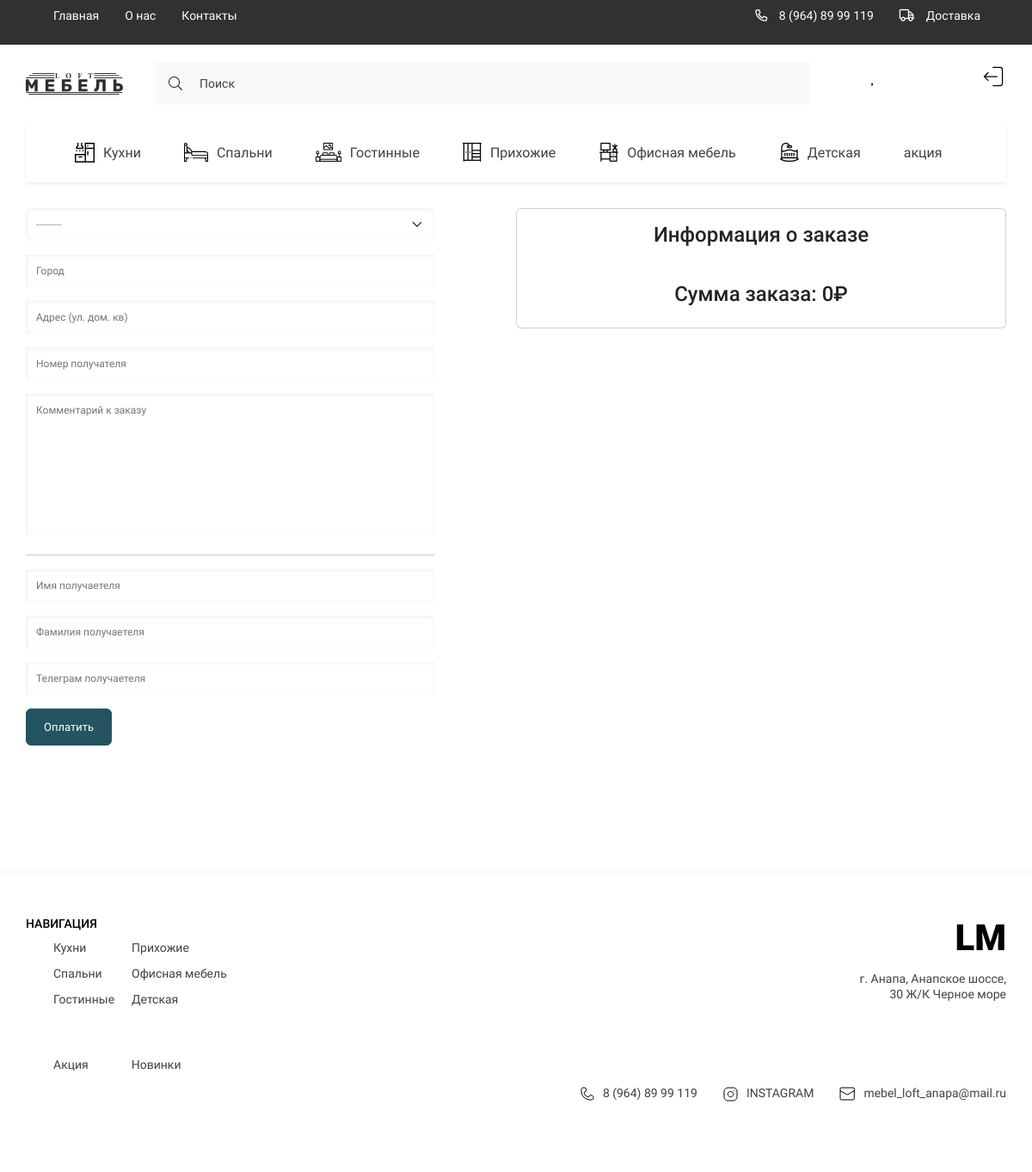
Page /checkout/ (signed in) on the committed database.
### loft/models.py (models this page shows, shortened)
class Category(models.Model):
    title = models.CharField(max_length=150, verbose_name='Категория')
    icon = models.ImageField(upload_to='icons/', blank=True, null=True, verbose_name='Иконка')
    slug = models.SlugField(unique=True, null=True)
    parent = models.ForeignKey('self', on_delete=models.CASCADE, null=True, blank=True,
                               related_name='subcategories', verbose_name='Родитель')
    def get_absolute_url(self):
        return reverse('category', kwargs={'slug': self.slug})
    def get_icon(self):
        if self.icon:
            return self.icon.url
        else:
            return '-'
    class Meta:
        verbose_name = 'Категории'
        verbose_name_plural = 'Категории'

class Region(models.Model):
    region = models.CharField(max_length=100, verbose_name='Регион')
    def __str__(self):
        return self.region
    class Meta:
        verbose_name = 'Регион'
        verbose_name_plural = 'Регионы'

class Order(models.Model):
    customer = models.ForeignKey(Customer, on_delete=models.SET_NULL, null=True, verbose_name='Покупатель')
    created_at = models.DateTimeField(auto_now_add=True, verbose_name='Дата заказа')
    is_completed = models.BooleanField(default=False, verbose_name='Статус заказа')
    shipping = models.BooleanField(default=False, verbose_name='Доставка')
    class Meta:
        verbose_name = 'Заказ'
        verbose_name_plural = 'Заказы'
    @property  # метод который подсчитывает общую стоимость заказа
    def get_cart_total_price(self):
        order_products = self.orderproduct_set.all()
        total_price = sum([product.get_total_price for product in order_products])  # считаем обш стоимость чека
        return total_price
    @property  # метод который подсчитывает общее кол-во товара
    def get_cart_total_quantity(self):
        order_products = self.orderproduct_set.all()
        total_quantity = sum([product.quantity for product in order_products])
        return total_quantity

### loft/views.py (the view)
# urls.py: path('checkout/', checkout, name='checkout'),
def checkout(request):
    if not request.user.is_authenticated:
        return redirect('login')
    else:
        cart_info = get_cart_data(request)
        context = {
            'cart_total_quantity': cart_info['cart_total_quantity'],
            'order': cart_info['order'],
            'items': cart_info['order_products'],
            'customer_form': CustomerForm(),
            'shipping_form': ShippingForm(),
            'title': 'Оформление Заказа'
        }
        return render(request, 'loft/checkout.html', context)

### loft/forms.py
class CustomerForm(forms.ModelForm):
    class Meta:
        model = Customer
        fields = ('first_name', 'last_name', 'telegram')
        widgets = {
            'first_name': forms.TextInput(attrs={
                'class': 'contact__section-input',
                'placeholder': 'Имя получаетеля'
            }),
            'last_name': forms.TextInput(attrs={
                'class': 'contact__section-input',
                'placeholder': 'Фамилия получаетеля'
            }),
            'telegram': forms.TextInput(attrs={
                'class': 'contact__section-input',
                'placeholder': 'Телеграм получаетеля'
            })
        }

class ShippingForm(forms.ModelForm):
    class Meta:
        model = ShippingAddress
        fields = ('region', 'city', 'address', 'phone', 'comment')
        widgets = {
            'region': forms.Select(attrs={
                'class': 'form-select contact__section-input',
                'placeholder': 'Регион'
            }),
            'city': forms.TextInput(attrs={
                'class': 'contact__section-input',
                'placeholder': 'Город'
            }),
            'address': forms.TextInput(attrs={
                'class': 'contact__section-input',
                'placeholder': 'Адрес (ул. дом. кв)'
            }),
            'phone': forms.TextInput(attrs={
                'class': 'contact__section-input',
                'placeholder': 'Номер получателя'
            }),
            'comment': forms.Textarea(attrs={
                'class': 'contact__section-input',
                'placeholder': 'Комментарий к заказу'
            })
        }

### loft/templatetags/loft_tags.py (called while the page is built)
@register.simple_tag()
def get_categories():
    return Category.objects.filter(parent=None)

@register.simple_tag()
def get_normal_price(price):
    return f"{price:_}".replace("_", " ")

### loft/utils.py (called while the page is built)
def get_cart_data(request):
    cart = CartForAuthenticatedUser(request)
    cart_info = cart.get_cart_info()
    return cart_info

### loft/templates/loft/checkout.html (shortened to what this page needs)
{% extends 'base.html' %}
{% load loft_tags %}
{% block main %}
<main class="main">
    <div class="container">
        <div class="d-flex justify-content-between">
            <div class="col-5">
                <form action="{% url 'payment' %}" method="post">
                    {{ shipping_form.as_p }}
                    <hr>
                    {{ customer_form.as_p }}
                    <button class="btn" type="submit">Оплатить</button>
                </form>
            </div>
            <div class="col-6">
                    <div class="card p-3">
                        <h4 class="text-center">Информация о заказе</h4>
                        <div class="card-body">
                        </div>
                        <h4 class="text-center">Сумма заказа: {% get_normal_price order.get_cart_total_price %}₽</h4>
                    </div>
            </div>
        </div>
    </div>
</main>
{% endblock main %}

### templates/components_base/_header_categories.html
{% load loft_tags %}
<ul class="header__list _categories">
    {% get_categories as categories %}
    {% for category in categories %}
    <li>
        <a href="{{ category.get_absolute_url }}" class="header__list-links">
                                <span class="header__list-img">
                                    <img src="{{ category.get_icon }}" alt="icons">
                                </span>
            {{ category.title }}
        </a>
    </li>
    {% endfor %}
    <li>
        <a href="#!" class="header__list-links">
            акция
        </a>
    </li>
</ul>

### templates/layout/footer.html
{% load static %}
{% load loft_tags %}
<footer class="footer">
        <div class="container">
            <div class="footer__content">
                <div class="footer__navigate">
                    <div class="footer__navigate-part">
                        <h2 class="footer__navigate-title">НАВИГАЦИЯ</h2>
                        <div class="footer__navigate-lists">
                            <ul class="footer__navigate-list">
                                {% get_categories as categories %}
                                {% for category in categories %}
                                <li><a href="#!" class="footer__navigate-links">{{ category.title }}</a></li>
                                {% endfor %}
                            </ul>
                        </div>
                    </div>
                    <div class="footer__navigate-part _right">
                        <a href="./index.html" class="footer__logo">LM</a>
                        <p class="footer__adress">г. Анапа, Анапское шоссе, 30 Ж/К Черное море</p>
                    </div>
                </div>
                <div class="footer__social">
                    <ul class="footer__navigate-list _short">
                        <li><a href="#!" class="footer__navigate-links">Акция</a></li>
                        <li><a href="#!" class="footer__navigate-links">Новинки</a></li>
                    </ul>
                    <ul class="footer__social-list">
                        <li>
                            <a href="tel:89648999119" class="footer__social-links">
                                <img src="{% static 'loft/assets/icons/phone.svg' %}" alt="phone">
                                8 (964) 89 99 119
                            </a>
                        </li>
                        <li>
                            <a href="https://www.instagram.com/" target="_blank" class="footer__social-links">
                                <img src="{% static 'loft/assets/icons/inst.svg' %}" alt="insta">
                                INSTAGRAM
                            </a>
                        </li>
                        <li>
                            <a href="mailto:mebel_loft_anapa@mail.ru" target="_blank" class="footer__social-links">
                                <img src="{% static 'loft/assets/icons/mail.svg' %}" alt="mail">
                                mebel_loft_anapa@mail.ru
                            </a>
                        </li>
                    </ul>
                </div>
            </div>
        </div>
    </footer>

### loft/static/loft/style/style.css (style rules this page uses)
:root { --containerWidth: 1140px; --primaryColor: #414141; --primaryFont: 'Roboto'; --mainColor: #245462; }
* { padding: 0; margin: 0; box-sizing: border-box; text-decoration: none; list-style: none; font-family: var(--primaryFont); }
.container { width: 100%; max-width: calc(var(--containerWidth) + 30px); margin: 0 auto; padding: 0 15px; }
.btn { outline: none; border: none; padding: 13px 20px; font-style: normal; font-weight: normal; font-size: 13px; line-height: 15px; background: var(--mainColor); border: 1px solid var(--mainColor); transition: color .3s linear, background .3s linear; color: #FFFFFF; }
.nav__content-bars, ._categories, .nav__list-links>img, .nav__bars-open, ._truck { display: none; }
.header__list { display: flex; justify-content: space-between; align-items: center; }
.header__list._categories { justify-content: flex-start; width: 100%; overflow-x: scroll; background: #FFFFFF; box-shadow: 0px 2px 4px rgba(0, 0, 0, 0.07); margin-bottom: 30px; }
.header__list-links { padding: 24px 25px; display: flex; justify-content: center; align-items: center; height: 70px; transition: background .3s linear, color .3s linear; width: max-content; font-family: 'Roboto'; font-size: 16px; line-height: 19px; color: #414141; }
.header__list-links img { margin-right: 10px; min-width: 18px; transition: filter .3s linear; }
.main { width: 100%; flex-grow: 1; padding-bottom: 150px; }
.contact__section-input, .contact__section-message { width: 100%; font-style: normal; font-weight: normal; font-size: 12px; line-height: 14px; resize: none; color: #969696; padding: 12px; box-shadow: inset 1px 1px 5px rgba(0, 0, 0, 0.07); border: none; outline: none; }
.footer { width: 100%; padding: 49px 0 32px; background: #FFFFFF; box-shadow: 0px -4px 10px rgba(0, 0, 0, 0.03); }
.footer__content { width: 100%; display: flex; flex-direction: column; justify-content: center; }
.footer__navigate { display: flex; width: 100%; justify-content: space-between; margin-bottom: 35px; }
.footer__navigate-part._right { text-align: right; }
.footer__navigate-title { font-weight: 500; font-size: 14px; line-height: 126.69%; color: #000000; margin-bottom: 10px; text-transform: uppercase; }
.footer__navigate-lists { display: flex; }
.footer__navigate-list { display: flex; flex-direction: column; height: 85px; flex-wrap: wrap; justify-content: space-between; }
.footer__navigate-list li { margin-right: 20px; }
.footer__navigate-list._short { flex-direction: row; }
.footer__navigate-list:not(:last-child) { margin-right: 50px; }
.footer__navigate-links { font-size: 14px; line-height: 126.69%; color: #414141; display: block; margin-bottom: 7.24px; transition: color .3s linear; }
.footer__logo { font-weight: 900; font-size: 42px; line-height: 49px; color: #000000; display: block; margin-bottom: 15px; }
.footer__adress { font-size: 14px; line-height: 126.69%; text-align: right; color: #414141; width: 100%; max-width: 171px; }
.footer__navigate-list._short .footer__navigate-links { margin: 0 30px 0 0; }
.footer__navigate-list._short li:last-child .footer__navigate-links { margin: 0; }
.footer__social { display: flex; justify-content: space-between; width: 100%; }
.footer__social-list { display: flex; justify-content: center; text-align: right; align-items: center; }
.footer__social-links { display: flex; justify-content: center; align-items: center; font-size: 14px; line-height: 126.69%; color: #414141; margin-right: 30px; }
.footer__social-list li:last-child .footer__social-links { margin-right: 0; }
.footer__social-links img { margin-right: 10px; }

### loft/static/loft/style/new_style.css (style rules this page uses)
* { text-decoration: none !important; }

### rows in the picture
Category: get_icon (picture), title "Кухни"
Category: get_icon (picture), title "Спальни"
Category: get_icon (picture), title "Гостинные"
Category: get_icon (picture), title "Прихожие"
Category: get_icon (picture), title "Офисная мебель"
Category: get_icon (picture), title "Детская"
Region: region "---------"
Order: id "0"
